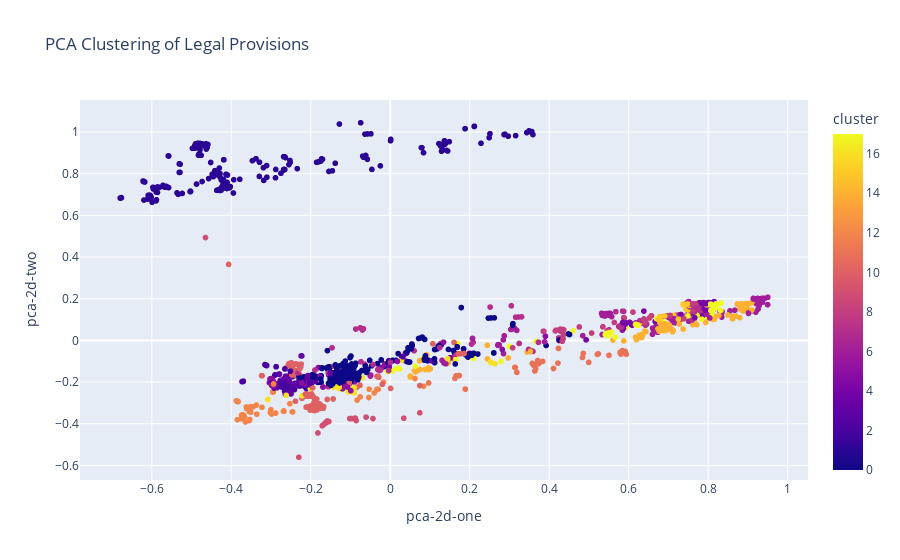

The code cell stored with this chart in its notebook:
### Markdown cell above
手肘法（Elbow Method）：  
通過計算不同k值下的SSE（Sum of Squared Errors）來找到最佳k值，SSE會隨著k的增加而減小，當SSE減小幅度變緩時，即所謂的“手肘”點，即為最佳k值。

輪廓係數（Silhouette Coefficient）：  
輪廓係數能同時考慮簇內和簇間距離，其值在-1到1之間，越接近1說明聚類效果越好。可以計算不同k值下的平均輪廓係數來選擇最佳k值。

Calinski-Harabasz Index：  
該指標基於簇內和簇間距離計算，值越大越好。

### Code cell
# 定義範圍
max_k = 20  # 限制最大k值
k_range = range(2, max_k)

# 保存不同指標的結果
sse = []
silhouette_scores = []
calinski_scores = []
davies_scores = []

for k in k_range:
    kmeans = KMeans(n_clusters=k, random_state=42, n_init='auto')
    clusters = kmeans.fit_predict(X_combined)
    sse.append(kmeans.inertia_)
    silhouette_scores.append(silhouette_score(X_combined, clusters))
    calinski_scores.append(calinski_harabasz_score(X_combined.toarray(), clusters))
    davies_scores.append(davies_bouldin_score(X_combined.toarray(), clusters))

# 找到手肘點 (SSE)
diff = np.diff(sse)
diff_r = diff[1:] / diff[:-1]
knee_point = np.argmin(diff_r) + 2

# 找到最大輪廓係數點
best_silhouette = np.argmax(silhouette_scores) + 2

# 找到最大Calinski-Harabasz Index點
best_calinski = np.argmax(calinski_scores) + 2

# 找到最小Davies-Bouldin Index點
best_davies = np.argmin(davies_scores) + 2

# 綜合考慮這些指標，選擇最常出現的分群數量
best_k_candidates = [knee_point, best_silhouette, best_calinski, best_davies]
best_k = max(set(best_k_candidates), key=best_k_candidates.count)

print(f"手肘法最佳分群數量: {knee_point}")
print(f"最大輪廓係數最佳分群數量: {best_silhouette}")
print(f"最大Calinski-Harabasz Index最佳分群數量: {best_calinski}")
print(f"最小Davies-Bouldin Index最佳分群數量: {best_davies}")
print(f"綜合考慮的最佳分群數量: {best_k}")

# 使用K-means進行文本分群
kmeans = KMeans(n_clusters=best_k, random_state=42, n_init='auto')  
clusters = kmeans.fit_predict(X_combined)

# 將分群結果添加回數據框
compliance_data_df['cluster'] = clusters

# 使用PCA進行降維
pca = PCA(n_components=2)
X_pca_2d = pca.fit_transform(X_combined.toarray())

# 將降維結果添加回數據框
compliance_data_df['pca-2d-one'] = X_pca_2d[:,0]
compliance_data_df['pca-2d-two'] = X_pca_2d[:,1]

# 使用Plotly進行互動式視覺化
fig = px.scatter(
    compliance_data_df, x='pca-2d-one', y='pca-2d-two', color='cluster',
    hover_data=['section', 'clean_article numbers', 'legal provisions', 'compliance_status'],
    title="PCA Clustering of Legal Provisions"
)
fig.show()


compliance_data_df.to_excel(cluster_writer_excel, index=False, sheet_name='K_means')
print(f"分群結果已保存到 {output_file_path}")

### Figure 1 — Plotly figure (JSON) as saved in the notebook; plotly's stock layout.template omitted (floating-point values rounded to 4 significant figures; data arrays with more than 128 entries replaced by an {"elided": "..."} marker saying what was removed)
{"data": [{"customdata": {"elided": "2653x4 str values"}, "hovertemplate": "pca-2d-one=%{x}<br>pca-2d-two=%{y}<br>section=%{customdata[0]}<br>clean_article numbers=%{customdata[1]}<br>legal provisions=%{customdata[2]}<br>compliance_status=%{customdata[3]}<br>cluster=%{marker.color}<extra></extra>", "legendgroup": "", "marker": {"color": {"elided": "2653 int values"}, "coloraxis": "coloraxis", "symbol": "circle"}, "mode": "markers", "name": "", "showlegend": false, "type": "scattergl", "x": {"elided": "2653 float values"}, "xaxis": "x", "y": {"elided": "2653 float values"}, "yaxis": "y"}], "layout": {"coloraxis": {"colorbar": {"title": {"text": "cluster"}}, "colorscale": [[0, "#0d0887"], [0.1111, "#46039f"], [0.2222, "#7201a8"], [0.3333, "#9c179e"], [0.4444, "#bd3786"], [0.5556, "#d8576b"], [0.6667, "#ed7953"], [0.7778, "#fb9f3a"], [0.8889, "#fdca26"], [1, "#f0f921"]]}, "legend": {"tracegroupgap": 0}, "title": {"text": "PCA Clustering of Legal Provisions"}, "xaxis": {"anchor": "y", "domain": [0, 1], "title": {"text": "pca-2d-one"}}, "yaxis": {"anchor": "x", "domain": [0, 1], "title": {"text": "pca-2d-two"}}}}
